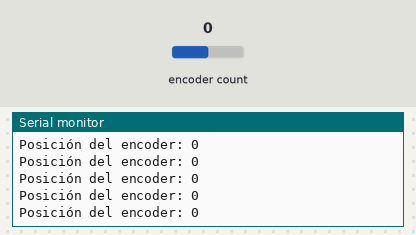
Recording of a sketch running on a simulated Arduino Uno, built with avr-gcc and run on an emulated ATmega328P. Parts: the last lines printed to the serial monitor. The inputs (shaded band) are chosen by the test bench; at power-on: encoder count 0.

Above: at 1.2 s.
1.3 s: encoder count set to 1
At 1.8 s:
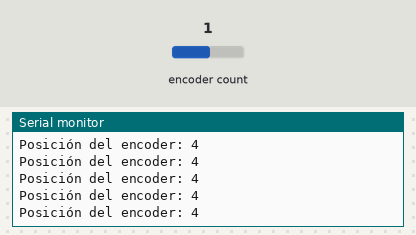
4.3 s: encoder count set to 2
At 4.8 s:
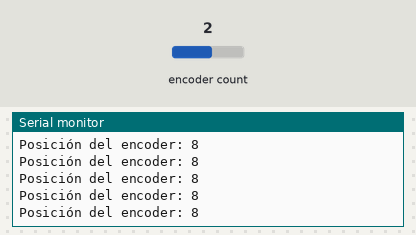
Timing chart, 0 to 7.3 s (numbered marks = the images above; inputs shaded):
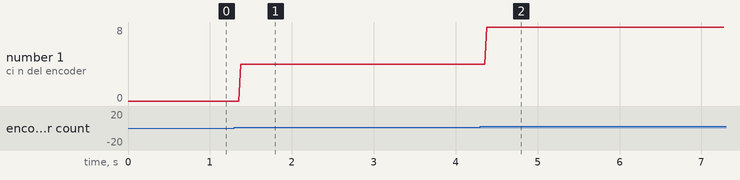

Measured:
- after the input at 1.3 s, the serial monitor: prints a new line after 0.08 s (image 1)
- after the input at 4.3 s, the serial monitor: prints a new line after 0.08 s (image 2)
- plotted number 1: 0 → 4 after the input at 1.3 s, 4 → 8 after the input at 4.3 s

The sketch:

encoder2.ino
```cpp
#include <Encoder.h>

// Define los pines a los que están conectados los canales A y B del encoder
const int pinA = 4; // Canal A del encoder
const int pinB = 7; // Canal B del encoder

const int initial = 25000;


// Crea una instancia del objeto Encoder
Encoder encoder(pinA, pinB);

// Variable para almacenar la posición del encoder


void setup() {
  // Inicializa la comunicación serial
  Serial.begin(9600);


  pinMode(pinA,INPUT);
  pinMode(pinB,INPUT);


}

void loop() {

  long encoderPos = 0;
  // Lee la posición actual del encoder
  encoderPos = encoder.read();

  // Imprime la posición del encoder en el monitor serial
    Serial.print("Posición del encoder: ");

   Serial.println(encoderPos);

}
```
